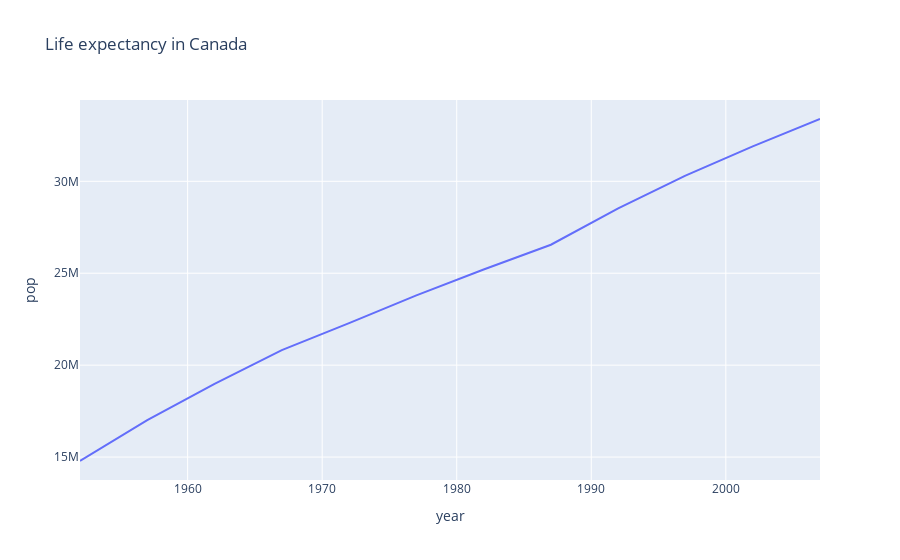

Source (notebook cell):
### Code cell
df = px.data.gapminder().query("country=='Canada'")
fig = px.line(df, x="year", y="pop", title='Life expectancy in Canada')
fig.show()

### Figure 1 — Plotly figure (JSON) as saved in the notebook; plotly's stock layout.template omitted (floating-point values rounded to 4 significant figures)
{"data": [{"hoverlabel": {"namelength": 0}, "hovertemplate": "year=%{x}<br>pop=%{y}", "legendgroup": "", "line": {"color": "#636efa", "dash": "solid"}, "mode": "lines", "name": "", "showlegend": false, "type": "scatter", "x": [1952, 1957, 1962, 1967, 1972, 1977, 1982, 1987, 1992, 1997, 2002, 2007], "xaxis": "x", "y": [14785584, 17010154, 18985849, 20819767, 22284500, 23796400, 25201900, 26549700, 28523502, 30305843, 31902268, 33390141], "yaxis": "y"}], "layout": {"legend": {"tracegroupgap": 0}, "title": {"text": "Life expectancy in Canada"}, "xaxis": {"anchor": "y", "domain": [0, 1], "title": {"text": "year"}}, "yaxis": {"anchor": "x", "domain": [0, 1], "title": {"text": "pop"}}}}
